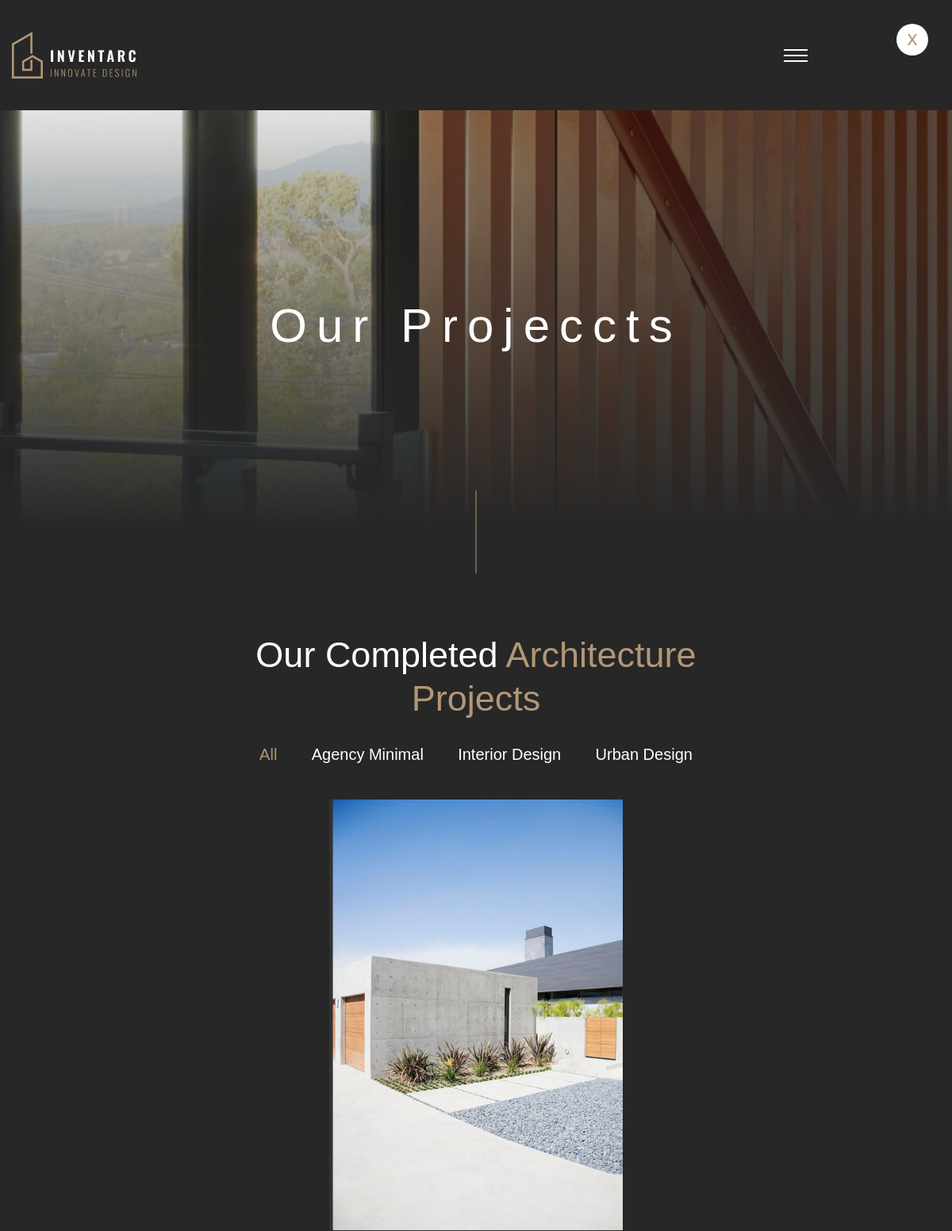
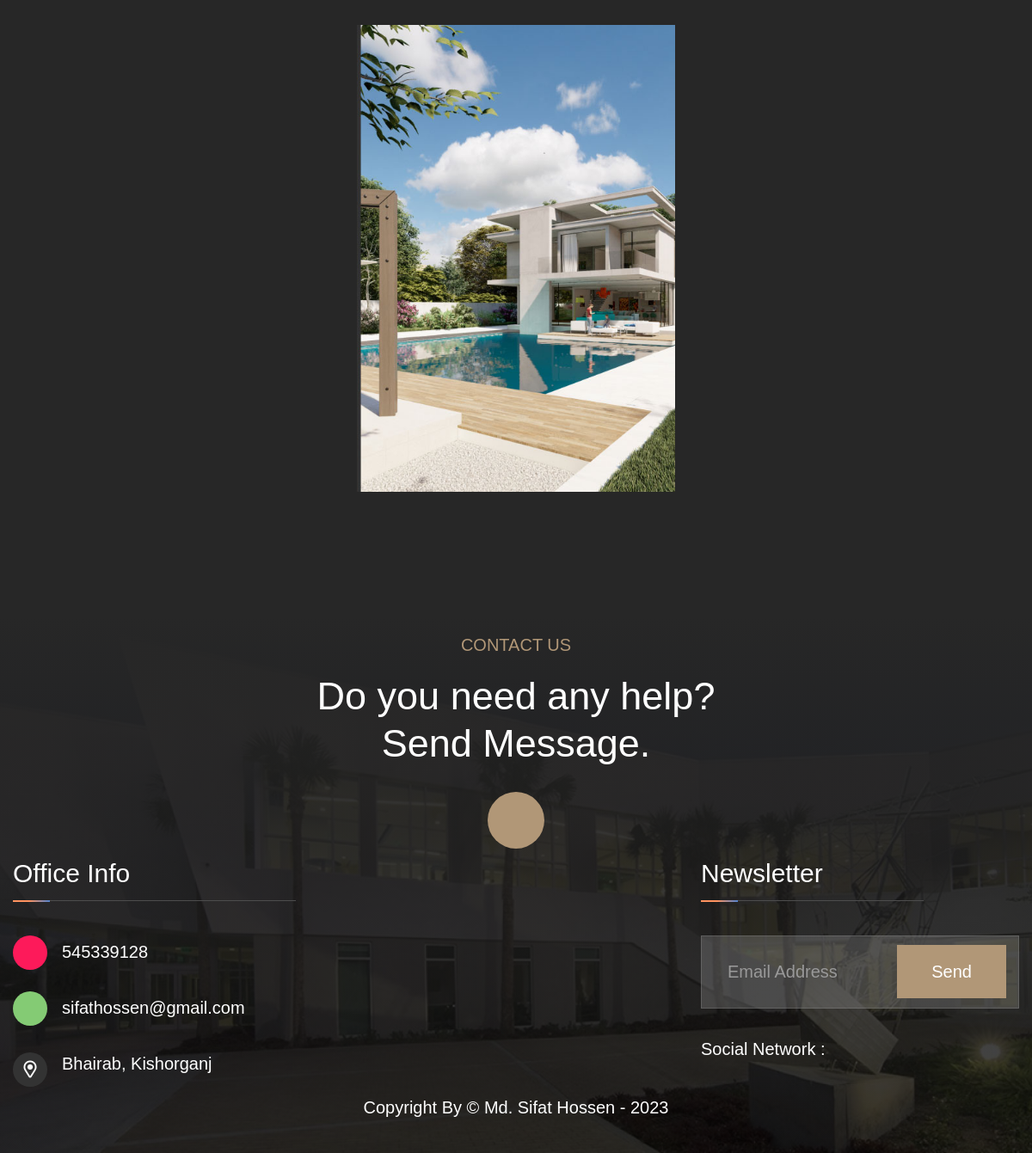
The app's page /project/ with its own data (2 pictures, top to bottom).
### website/models.py (models this page shows, shortened)
class Info(models.Model):
    company = models.CharField(max_length=30)
    logo = models.ImageField(upload_to='logo/')
    favicon = models.ImageField(upload_to='favicon/')
    header_shape = models.ImageField(upload_to='shape/', null=True)
    slider_shape = models.ImageField(upload_to='shape/', null=True)
    facebook = models.CharField(max_length=50)
    twitter = models.CharField(max_length=50)
    instagram = models.CharField(max_length=50)
    linkedin = models.CharField(max_length=50)
    youtube = models.CharField(max_length=50)
    pinterest = models.CharField(max_length=50)
    phone = models.CharField(max_length=20)
    email = models.EmailField(max_length=40)
    location = models.CharField(max_length=100)
    designer = models.CharField(max_length=50)
    designer_profile = models.CharField(max_length=100)
    designs_year = models.CharField(max_length=10)
    project_title = models.CharField(max_length=30)
    project_subtitle = models.CharField(max_length=20)
    project_background = models.ImageField(upload_to='background/')
    contact_title = models.CharField(max_length=30)
    contact_subtitle = models.CharField(max_length=20)
    latestNews_title = models.CharField(max_length=30, null=True)
    about_page_title = models.CharField(max_length=20, null=True)
    about_title_background = models.ImageField(upload_to='background/', null=True)
    contact_page_title = models.CharField(max_length=20, null=True)
    service_page_title = models.CharField(max_length=40, null=True)
    service_page_title_background = models.ImageField(upload_to='background/', null=True)
    service_page_section_background = models.ImageField(upload_to='background/', null=True)
    service_about_title = models.CharField(max_length=50, null=True)
    service_about_background = models.ImageField(upload_to='background/', null=True)
    service_about_desc = models.TextField(max_length=400, null=True)
    service_about_image = models.ImageField(upload_to='about/', null=True)
    service_about_image2 = models.ImageField(upload_to='about/', null=True)
    service_about_icon = models.ImageField(upload_to='about/', null=True)
    project_page_title = models.CharField(max_length=30, null=True)
    project_page_title_background = models.ImageField(upload_to='projects/', null=True)
    project_page_about_title = models.CharField(max_length=30, null=True)
    project_details_page_title = models.CharField(max_length=30, null=True)
    project_details_page_title_background = models.ImageField(upload_to='background/', null=True)
    blog_page_title = models.CharField(max_length=20, null=True)
    blog_page_title_background = models.ImageField(upload_to='background/', null=True)
    blog_details_page_title = models.CharField(max_length=20, null=True)
    blog_details_page_title_background = models.ImageField(upload_to='background/', null=True)
    team_page_title = models.CharField(max_length=30, null=True)
    team_page_title_background = models.ImageField(upload_to='background/', null=True)
    team_details_page_title = models.CharField(max_length=30, null=True)
    team_details_page_title_background = models.ImageField(upload_to='background/', null=True)
    testimonial_background = models.ImageField(upload_to='background/', null=True)
    testimonial_page_title = models.CharField(max_length=30, null=True)
    testimonial_page_title_background = models.ImageField(upload_to='background/', null=True)
    top_client_icon = models.ImageField(upload_to='icon/')
    footer_image = models.ImageField(upload_to='footer/', null=True)
    footer_image2 = models.ImageField(upload_to='footer/', null=True)
    footer_image3 = models.ImageField(upload_to='footer/', null=True)
    footer_background = models.ImageField(upload_to='background/', null=True)
    error_head = models.CharField(max_length=3, null=True)
    error_page_title = models.CharField(max_length=30, null=True)
    error_page_subtitle = models.CharField(max_length=100, null=True)
    error_page_title_background = models.ImageField(upload_to='background/', null=True)

### website/views.py (the view)
# urls.py: path('project/', views.ProjectView.as_view(), name='project'),
class ProjectView(TemplateView):
    template_name = 'project.html'
    def get_context_data(self, **kwargs):
        context = super().get_context_data(**kwargs)
        context['preLoader'] = PreLoader.objects.all()
        context['infos'] = Info.objects.last()
        context['latestNews'] = LatestNews.objects.all()
        context['projects'] = Project.objects.all()
        context['abouts'] = About.objects.last()
        context['services'] = Service.objects.all()
        return context

### templates/project.html (shortened to what this page needs)
{% extends 'bash.html' %}
{% load static %}
{% block container %}
    <div class="boxed_wrapper">
       {% include 'preloader.html' %}
       {% include 'header.html' %}
        <section class="page-title centred">
            <div class="outer-container">
                <div class="bg-layer" style="background-image: url({{infos.project_page_title_background.url}});"></div>
                <div class="large-container">
                    <div class="title-box">
                        <h2>{{infos.project_page_title}}</h2>
                    </div>
                </div>
            </div>
        </section>
        <section class="project-page-section">
            <div class="large-container">
                <div class="sec-title centred">
                    <h2>Our Completed <span>Architecture <br />Projects</span></h2>
                </div>
                <div class="sortable-masonry">
                    <div class="filters centred">
                        <ul class="filter-tabs filter-btns clearfix">
                            <li class="active filter" data-role="button" data-filter=".all">All</li>
                            <li class="filter" data-role="button" data-filter=".agency_minimal">Agency Minimal</li>
                            <li class="filter" data-role="button" data-filter=".interior_design">Interior Design</li>
                            <li class="filter" data-role="button" data-filter=".urban_design">Urban Design</li>
                        </ul>
                    </div>
                    <div class="items-container row clearfix">
                        <div class="col-lg-4 col-md-6 col-sm-12 masonry-item small-column all product interior_design urban_design">
                            <div class="project-block-two">
                                <div class="inner-box">
                                    <figure class="image-box"><img src="assets/images/project/project-9.jpg" alt=""></figure>
                                </div>
                            </div>
                        </div>
                        <div class="col-lg-4 col-md-6 col-sm-12 masonry-item small-column all agency_minimal urban_design">
                            <div class="project-block-two">
                                <div class="inner-box">
                                    <figure class="image-box"><img src="assets/images/project/project-10.jpg" alt=""></figure>
                                </div>
                            </div>
                        </div>
                        <div class="col-lg-4 col-md-6 col-sm-12 masonry-item small-column all product interior_design">
                            <div class="project-block-two">
                                <div class="inner-box">
                                    <figure class="image-box"><img src="assets/images/project/project-11.jpg" alt=""></figure>
                                </div>
                            </div>
                        </div>
                        <div class="col-lg-4 col-md-6 col-sm-12 masonry-item small-column all agency_minimal interior_design urban_design">
                            <div class="project-block-two">
                                <div class="inner-box">
                                    <figure class="image-box"><img src="assets/images/project/project-12.jpg" alt=""></figure>
                                </div>
                            </div>
                        </div>
                        <div class="col-lg-4 col-md-6 col-sm-12 masonry-item small-column all urban_design interior_design">
                            <div class="project-block-two">
                                <div class="inner-box">
                                    <figure class="image-box"><img src="assets/images/project/project-13.jpg" alt=""></figure>
                                </div>
                            </div>
                        </div>
                        <div class="col-lg-4 col-md-6 col-sm-12 masonry-item small-column all agency_minimal urban_design">
                            <div class="project-block-two">
                                <div class="inner-box">
                                    <figure class="image-box"><img src="assets/images/project/project-14.jpg" alt=""></figure>
                                </div>
                            </div>
                        </div>
                    </div>
                </div>
            </div>
        </section>
       {% include 'footer.html' %}
        <div class="scroll-to-top">
            <div>
            </div>
        </div>
    </div>
{% endblock %}

### templates/header.html (shortened to what this page needs)
{% url 'home' as home %}
 <header class="main-header header-style-two">
            <div class="header-lower">
                <div class="large-container">
                    <div class="outer-box">
                        <div class="logo-box">
                            <figure class="logo"><a href="{% url 'home' %}"><img src="{{infos.logo.url}}" alt=""></a></figure>
                        </div>
                        <div class="menu-area">
                            <div class="mobile-nav-toggler">
                                <i class="icon-bar"></i>
                                <i class="icon-bar"></i>
                                <i class="icon-bar"></i>
                            </div>
                            <div class="menu-right-content">
                                <div class="search-box-outer search-toggler">
                                    <i class="icon-1"></i>
                                </div>
                                <div class="nav-btn nav-toggler navSidebar-button">
                                    <i class="icon-2"></i>
                                </div>
                            </div>
                        </div>
                    </div>
                </div>
            </div>
        </header>

### templates/footer.html (shortened to what this page needs)
  <footer class="main-footer">
            <div class="bg-layer" style="background-image: url({{infos.footer_background.url}});"></div>
            <div class="large-container">
                <div class="sec-title centred">
                    <span class="sub-title">Contact Us</span>
                    <h2>{{infos.contact_title}} <br />{{infos.contact_subtitle}}.</h2>
                    <a href="{% url 'contact' %}"><i class="icon-7"></i></a>
                </div>
                <div class="widget-section">
                    <div class="row clearfix">
                        <div class="col-lg-5 col-md-12 col-sm-12 footer-column">
                            <div class="contact-widget footer-widget">
                                <div class="widget-title">
                                    <h3>Office Info</h3>
                                </div>
                                <div class="widget-content">
                                    <ul class="info-list clearfix">
                                        <li><i class="icon-17"></i><a href="tel:{{infos.phone}}">{{infos.phone}}</a></li>
                                        <li><i class="icon-18"></i><a href="mailto:{{infos.email}}">{{infos.email}}</a></li>
                                        <li><i class="far fa-map-marker-alt"></i>{{infos.location}}</li>
                                    </ul>
                                </div>
                            </div>
                        </div>
                        <div class="col-xl-4 col-lg-6 col-md-12 offset-xl-3 footer-column">
                            <div class="subscribe-widget footer-widget">
                                <div class="widget-title">
                                    <h3>Newsletter</h3>
                                </div>
                                <div class="widget-content">
                                    <form action="{% url 'newsLetter' %}" method="post">
                                        <div class="form-group">
                                            <input type="email" name="email" placeholder="Email Address" required="">
                                            <button type="submit">Send</button>
                                        </div>
                                    </form>
                                    <ul class="social-links clearfix">
                                        <li><h4>Social Network :</h4></li>
                                        <li><a href="https://{{infos.facebook}}"><i class="icon-3"></i></a></li>
                                        <li><a href="https://{{infos.instagram}}"><i class="icon-4"></i></a></li>
                                        <li><a href="https://{{infos.twitter}}"><i class="icon-5"></i></a></li>
                                    </ul>
                                </div>
                            </div>
                        </div>
                    </div>
                </div>
                <div class="footer-bottom centred">
                    <div class="copyright">
                        <h4>Copyright By &copy; <a href="https://{{infos.designer_profile}}">{{infos.designer}}</a> - {{infos.designs_year}}</h4>
                    </div>
                </div>
            </div>
        </footer>

### static/assets/css/color.css (style rules this page uses)
.sec-title .sub-title { color: #B19777; }
.sec-title h2 span { color: #B19777; }
.main-footer .sec-title a { background: #B19777; }
.main-footer .subscribe-widget form .form-group button { background: #B19777; }
.page-title:before { background: #B19777; }
.project-page-section .filters .filter-tabs li.active, .project-page-section .filters .filter-tabs li:hover { color: #B19777; }

### static/assets/css/responsive.css (style rules this page uses)
@media only screen and (max-width: 1499px) { .header-lower { padding-left: 60px; padding-right: 60px; } }
@media only screen and (max-width: 1499px) { .main-footer .contact-widget { padding: 0px; } }
@media only screen and (max-width: 1200px) { .menu-area .mobile-nav-toggler { display: block; padding: 10px; } }
@media only screen and (max-width: 1200px) { .main-header .menu-area:before { display: none; } }
@media only screen and (max-width: 1200px) { .header-lower { padding-top: 15px; } }
@media only screen and (max-width: 1200px) { .main-header .menu-right-content { top: 0px; } }
@media only screen and (max-width: 1200px) { .page-title { padding: 0px; } }

### records on screen
Info: logo (picture), project_page_title_background (picture), project_page_title "Our Projeccts", footer_background (picture), contact_title "Do you need any help?", contact_subtitle "Send Message", phone "545339128", email "sifathossen@gmail.com", location "Bhairab, Kishorganj", designer "Md. Sifat Hossen", designs_year "2023"
